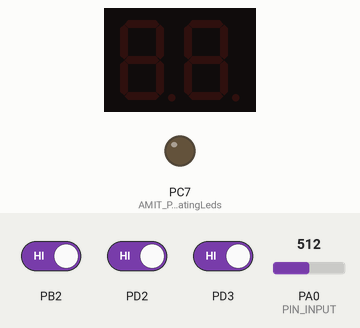
This program was run on a simulated ATmega32, built with avr-gcc and emulated at 16 MHz. Parts: 2-digit seven-segment display, output pins drawn as LEDs (lit = HIGH). Wiring (inferred from the names in the program): BCD to 7-segment decoder: data PA4, PA5, PA6, PA7; 2-digit 7-segment display, segments lit when HIGH: segments Q0, Q1, Q2, Q3, Q4, Q5, Q6; digit selects PB1, PB4. Dashed ring = blinking. The inputs (shaded band) are chosen by the test bench; at power-on: PD2 HIGH, PB2 HIGH, PD3 HIGH, PA0 (PIN_INPUT) = 512. The segment pins are drawn as the display they are named for; pins used as bus, display or sensor lines are not drawn.

Above: at 1.2 s.
1.3 s: PD2 driven LOW
At 2.0 s:
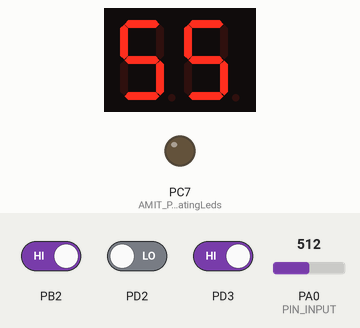
4.3 s: PB2 driven LOW
At 5.9 s:
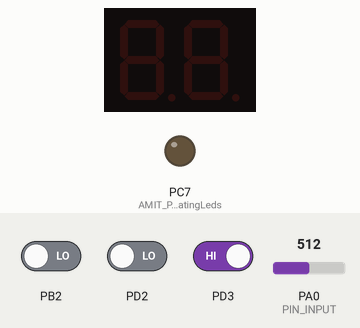
7.3 s: PD3 driven LOW
10.3 s: PA0 (PIN_INPUT) set to 515
At 12.2 s:
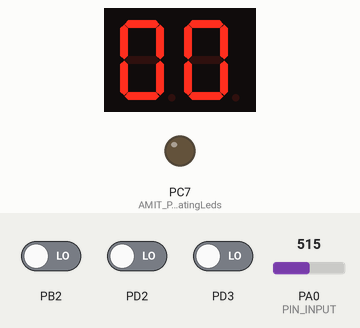
13.3 s: PA0 (PIN_INPUT) set to 511
At 15.9 s:
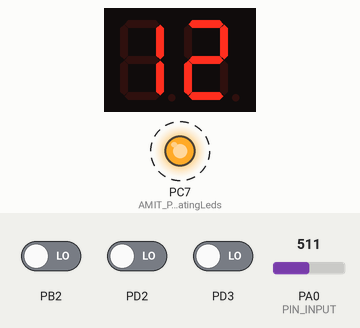
16.3 s: PA0 (PIN_INPUT) set to 306
At 18.2 s:
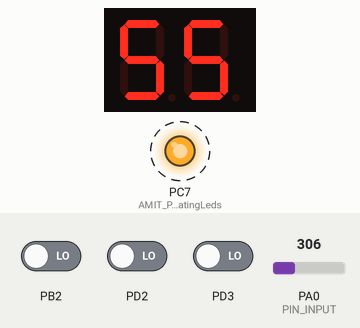
Timing chart, 0 to 20.3 s (numbered marks = the images above; inputs shaded):
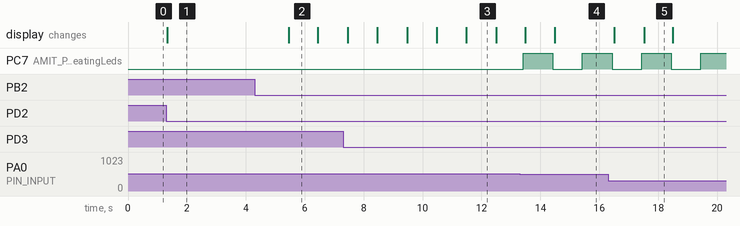

The program:

main.c
```c
/*
 * main.c
 *
 *  Created on: Oct 13, 2021
 *      Author: Lenovo
 */

#include "STD_TYPES.h"
#include "DIO_Interface.h"
#include "SEG_interface.h"
#include "AMIT_Interface.h"
#include "AMIT_Config.h"
#include "ADC_Interface.h"
#include "Timer_Interface.h"
#include "Timer_Config.h"
#include "EXTI_Interface.h"
#include "GIE_Interface.h"
#include "util/delay.h"
#include "Internal_EEPROM_Interface.h"

int main (void)
{
	//Time of 5 seconds
	extern u16 Counter5000;
	//Time of 10 milliseconds,100 milliseconds
	extern u8 Counter10,Counter100;
	extern u8 Button_State_On_Off;
	extern u8 ModeFlag;
	extern u8 GLO_u8EEPROMValue;
	//This variable has the sum and average of the last 10 aanalog reads
	u32 LOC_u32SensorSumValue=0;
	u16 LOC_u16DigitalData=0, LOC_u16AnalogData=0,LOC_16Temperature=0;
	//Time of 1 second
	u16 Counter1000=0;
	u8 SEGFlag=SEG_ON,LEDflag=0;;
	//Cooling Heating LED
	DIO_u8SetPinDirection(DIO_PIN7,DIO_PORTC,PIN_OUTPUT);
	//EXT INT0 is attached to BUTTON2 "ON/OFF"
	DIO_u8SetPinDirection(DIO_PIN2,DIO_PORTD,PIN_INPUT);
	//EXT INT1 is attached to BUTTON1 "UP"
	DIO_u8SetPinDirection(DIO_PIN6,DIO_PORTD,PIN_INPUT);
	//EXT INT2 is attached to BUTTON0 "DOWN"
	DIO_u8SetPinDirection(DIO_PIN0,DIO_PORTB,PIN_INPUT);
	// write the initial set temperature
	InternalEEPROM_voidWrite_Data(SET_TEMPERATURE_LOCATION,INITIAL_SET_TEMPERATURE);
	_delay_ms(10);
	// read the temperature in the EEPROM
	GLO_u8EEPROMValue=InternalEEPROM_u8ReadData(SET_TEMPERATURE_LOCATION);
	//initilaize the ADC and 7 Segments
	SEG_voidInit();
	ADC_voidInit();
	/*external interrupts functions
	 * EXTI_INT0 controls ON/OFF modes
	 * EXTI_INT1 incerement the set temperature
	 * EXTI_INT2 decrease the set temperature
	 */
	EXTI_INT0_voidSetCallBackFunc(&AMIT_Project_voidON_OFF);
	EXTI_INT1_voidSetCallBackFunc(&AMIT_Project_voidUP);
	EXTI_INT2_voidSetCallBackFunc(&AMIT_Project_voidDOWN);

	TIMER0_voidSetCTCValue(TIMER0_CTC);
	Timer0_voidSetCallBack_Function(&AMIT_Project_Timers);
	TIMER0_voidInit();
	//interrupts initilazation for external interrupts
	EXTI_voidINT0_Init();
	EXTI_voidINT1_Init();
	EXTI_voidINT2_Init();
	//enable the global interrupt
	GIE_voidEnable();

	while(1)
	{
		if(Button_State_On_Off==ON_STATE)
		{
			if(ModeFlag==SET_TEMPERATURE_MODE)
			{
				//blinks the seven segments
				SEG_voidSEGBlinker(SEGFlag,&Counter10,GLO_u8EEPROMValue);
				if (Counter100 == 100)// 100 millisecond time
				{
					Counter1000+=Counter100;
					Counter100=0;
				}
				else
				{
					/*Nothing*/
				}
				if (Counter1000 == 1000)//in one second time
				{
					//this flag is used to blink the seven segment every 1 second
					if (SEGFlag == SEG_ON)
					{
						SEGFlag = SEG_OFF;
					}
					else if (SEGFlag == SEG_OFF)
					{
						SEGFlag = SEG_ON;
					}
					else
					{
						/*Nothing*/
					}
					Counter5000 += Counter1000;
					Counter1000 = 0;
				}
				else
				{
					/*Nothing*/
				}
				if (Counter5000 == 5000)// in 5 seconds time
				{
					//write the user's set temperature on the EEPROM
					InternalEEPROM_voidWrite_Data(20,GLO_u8EEPROMValue);
					//Enters the SENSING_TEMPERATURE_MODE
					ModeFlag=SENSING_TEMPERATURE_MODE;
					Counter5000 = 0;
				}
				else
				{
					/*Nothing*/
				}
			}
			else if (ModeFlag==SENSING_TEMPERATURE_MODE)
			{
				//Displays the current water temperature
				SEG_voidSEGViewer(&Counter10, LOC_16Temperature);
				if (Counter100 == 100)// in 100 millisecond time
				{
					//read the temperature every 100 millisecond
					LOC_u16DigitalData=ADC_u16StartConversion(0);
					//get the analog value
					LOC_u16AnalogData = (LOC_u16DigitalData * 5000UL) / 1024;
					//store the reads in LOC_u32SensorSumValue
					LOC_u32SensorSumValue += LOC_u16AnalogData;
					Counter1000 += Counter100;
					Counter100 = 0;
				}
				else
				{
					/*Nothing*/
				}
				if (Counter1000 == 1000)//1 SEC
				{
					//Get the average of the last 10 reads
					LOC_u32SensorSumValue /= 10;
					LOC_16Temperature = LOC_u32SensorSumValue / 10;
					LEDflag = AMIT_Projectu8_TempreatureCompare(LOC_16Temperature, GLO_u8EEPROMValue);
					AMIT_Projectvoid_Cooling_HeatingLeds(LEDflag);
					Counter5000 += Counter1000;
					Counter1000 = 0;
				}
				else
				{
					/*Nothing*/
				}
			}
			else if(ModeFlag==DEFAULT_MODE)
			{   //Show the set temp By Default
				SEG_voidSEGViewer(&Counter10,GLO_u8EEPROMValue);
			}
		}
		else //OFF_State
		{
			ModeFlag=DEFAULT_MODE;
			//DISABLE ALL Displays
			SEG_voidDisableSeg();
			DIO_u8SetPinValue(DIO_PIN7,DIO_PORTC,PIN_LOW);
			//Read the last SET_TEMPERATURE
			GLO_u8EEPROMValue=InternalEEPROM_u8ReadData(SET_TEMPERATURE_LOCATION);
			//ALL TIMERS=0
			Counter10=0;
			Counter100=0;
			Counter1000=0;
			Counter5000=0;
		}
	}
	return 0;
}
```

ADC_Interface.h
```c
/*
 * ADC_Interface.h
 *
 *  Created on: Sep 19, 2021
 *      Author: Lenovo
 */

#ifndef ADC_INTERFACE_H_
#define ADC_INTERFACE_H_

void ADC_voidInit(void);
u16 ADC_u16StartConversion(u8 Copy_u8Channel);
void ADC_voidInit_Interrupt(void);
void ADC_u16StartConversion_Interrupt(u8 Copy_u8Channel);
u16 ADC_u16DigitalRead(void);
void ADC_voidSetCallBack_Function(void (*Copy_voidP_CallBackFun) (void));

#endif /* ADC_INTERFACE_H_ */
```

ADC_Program.c
```c
/*
 * ADC_Program.c
 *
 *  Created on: Sep 19, 2021
 *      Author: Lenovo
 */
#include"STD_TYPES.h"
#include"BIT_MATH.h"
#include"ADC_Private.h"

void(*ADC_CallBackFun)(void);

void ADC_voidInit(void)
{
	/*1-Select Reference Voltage-->  (AVCC)*/
	SET_BIT(ADMUX,6);
	CLR_BIT(ADMUX,7);
	/*2- Select Left or Right Adjust--> (RIGHT Adjust) */
	CLR_BIT(ADMUX,5);
	/*3- Select Prescaler (128)*/
	SET_BIT(ADCSRA,2);
	SET_BIT(ADCSRA,1);
	SET_BIT(ADCSRA,0);
	/*4- ADC Enable*/
	SET_BIT(ADCSRA,7);
}
u16 ADC_u16StartConversion(u8 Copy_u8Channel)
{
	u16 LOC_u16DataValue=0;
	/*Mask the 5 MSB IN the data */
	Copy_u8Channel&=0x07;
	/*MASK The 5 LSB In ADMUX Register */
	ADMUX&=0xE0;
	/*Set your channel*/
	ADMUX|=Copy_u8Channel;
	/*Start Conversion*/
	SET_BIT(ADCSRA,6);
	/*wait ADC Flag until ADC End conversion*/
	while(GET_BIT(ADCSRA,4)==0);
	//LOC_u16DataValue=ADCL|(ADCH<<8);
	LOC_u16DataValue=ADC;
	return LOC_u16DataValue;
}
void ADC_voidInit_Interrupt(void)
{
	/*1-Select Reference Voltage-->  (AVCC)*/
	SET_BIT(ADMUX,6);
	CLR_BIT(ADMUX,7);
	/*2- Select Left or Right Adjust--> (RIGHT Adjust) */
	CLR_BIT(ADMUX,5);
	/*3- Select Prescaler (128)*/
	SET_BIT(ADCSRA,2);
	SET_BIT(ADCSRA,1);
	SET_BIT(ADCSRA,0);
	/*4- ADC Enable*/
	SET_BIT(ADCSRA,7);
	/*ADC Interrupt Enable*/
	SET_BIT(ADCSRA,3);
}
void ADC_u16StartConversion_Interrupt(u8 Copy_u8Channel)
{
	/*Mask the 5 MSB IN the data */
	Copy_u8Channel&=0x07;
	/*MASK The 5 LSB In ADMUX Register */
	ADMUX&=0xE0;
	/*Set your channel*/
	ADMUX|=Copy_u8Channel;
	/*Start Conversion*/
	SET_BIT(ADCSRA,6);
}
u16 ADC_u16DigitalRead(void)
{
	return ADC;
}
void ADC_voidSetCallBack_Function(void (*Copy_voidP_CallBackFun) (void))
{
	ADC_CallBackFun=Copy_voidP_CallBackFun;
}

void __vector_16(void)	__attribute__((signal));
void __vector_16(void)
{
	ADC_CallBackFun();
}
```

AMIT_Interface.h
```c
/*
 * AMIT_Interface.h
 *
 *  Created on: Oct 14, 2021
 *      Author: Lenovo
 */

#ifndef AMIT_INTERFACE_H_
#define AMIT_INTERFACE_H_

#define COOLING		1
#define HEATING		2

#define SET_TEMPERATURE_MODE		0
#define SENSING_TEMPERATURE_MODE	1
#define DEFAULT_MODE				2

#define OFF_STATE	0
#define ON_STATE	1

#define UP_STATE	0
#define DOWN_STATE	1

void AMIT_Project_voidON_OFF(void);
/* to use this function you will need these variable
 * extern u8 Button_State_On_Off;
 */
void AMIT_Project_voidUP(void);
/* to use this function you will need these variable
 * extern u8 ModeFlag;
 * extern u8 GLO_u8EEPROMValue;
 */
void AMIT_Project_voidDOWN(void);
/* to use this function you will need these variable
 * extern u8 ModeFlag;
 * extern u8 GLO_u8EEPROMValue;
 */
void AMIT_Project_Timers(void);
/* to use this function you will need these variables
 * extern u16 Counter5000;
 * extern u8 Counter10,Counter100;
 */
void AMIT_Projectvoid_Cooling_HeatingLeds(u8 Copy_u8Flag);
u8 AMIT_Projectu8_TempreatureCompare(u8 Copy_u8SensorTempreature,u8 Copy_u8SetTempreature);


#endif /* AMIT_INTERFACE_H_ */
```

AMIT_Program.c
```c
/*
 * AMIT_Program.c
 *
 *  Created on: Oct 13, 2021
 *      Author: Lenovo
 */
#include "STD_TYPES.h"
#include "DIO_Interface.h"
#include "SEG_interface.h"
#include "AMIT_Interface.h"
#include "util/delay.h"

u16 Counter5000=0;
u8 Counter10=0,Counter100=0;

u8 Button_State_On_Off=OFF_STATE;
u8 ModeFlag=DEFAULT_MODE;

u8 GLO_u8EEPROMValue;
//this function controls the onn and off states
void AMIT_Project_voidON_OFF(void)
	{
	 if(Button_State_On_Off==OFF_STATE)
	 {
		Button_State_On_Off=ON_STATE;
	 }
	 else if(Button_State_On_Off==ON_STATE)
	 {
		 Button_State_On_Off=OFF_STATE;
	 }
	 else
	 {
		 /* NOTHING */
	 }
}
//this functions is used to increment the set temperature
void AMIT_Project_voidUP(void)
{
	//enters the SET_TEMPERATURE_MODE
	if(ModeFlag==DEFAULT_MODE)
	{
		 ModeFlag=SET_TEMPERATURE_MODE;
	}
	else if(ModeFlag==SET_TEMPERATURE_MODE   &&   GLO_u8EEPROMValue<75)//Min TEMP
	{
		//increment the set temperature
		GLO_u8EEPROMValue+=5;
	}
	else
	{
		/* NOTHING */
	}
	Counter5000=0;
}
void AMIT_Project_voidDOWN(void)
{
	if(ModeFlag==DEFAULT_MODE)
	{
		//enters the SET_TEMPERATURE_MODE
		ModeFlag=SET_TEMPERATURE_MODE;
	}
	else if(ModeFlag==SET_TEMPERATURE_MODE   &&   GLO_u8EEPROMValue>35)//Min TEMP
	{
		//decrement the set temperature
		GLO_u8EEPROMValue-=5;
	}
	else
	{
		/* NOTHING */
	}
	Counter5000=0;
}
void AMIT_Project_Timers(void)
{
	//the timers starts counting
	Counter10++;
	Counter100++;
}
void AMIT_Projectvoid_Cooling_HeatingLeds(u8 Copy_u8Flag)
{
	//if we need to cool the water
	if (Copy_u8Flag == COOLING) //Cooling
	{
		//Set the LED
		DIO_u8SetPinValue(DIO_PIN7, DIO_PORTC, PIN_HIGH);
	}
	//if we need to heat the water
	else if (Copy_u8Flag == HEATING) //Heating
	{
		//toggle the LED
		DIO_u8TogglePinValue(DIO_PIN7, DIO_PORTC);
	}
	else
	{
		/*Nothing*/
	}
}
u8 AMIT_Projectu8_TempreatureCompare(u8 Copy_u8SensorTempreature,u8 Copy_u8SetTempreature)
{
	u8 flag;
	// if the water is hotter than the needed temperature
	if(Copy_u8SensorTempreature>=(Copy_u8SetTempreature+5))
	{
		flag=COOLING;//Cooling
	}
	// if the water is colder than the needed temperature
	else if (Copy_u8SensorTempreature<=(Copy_u8SetTempreature-5))
	{
		flag=HEATING;//Heating
	}
	else
	{
		flag=0;//the water temp is close to the set temp +-5
	}
	return flag;
}
```

EXTI_Interface.h
```c
/*
 * EXTI_Interface.h
 *
 *  Created on: Sep 12, 2021
 *      Author: gerges
 */

#ifndef EXTI_INTERFACE_H_
#define EXTI_INTERFACE_H_

void EXTI_voidINT0_Init(void);
void EXTI_voidINT1_Init(void);
void EXTI_voidINT2_Init(void);

void EXTI_INT0_voidSetCallBackFunc (void(*Copy_voidP_CallBackFunc) (void));
void EXTI_INT1_voidSetCallBackFunc (void(*Copy_voidP_CallBackFunc) (void));
void EXTI_INT2_voidSetCallBackFunc (void(*Copy_voidP_CallBackFunc) (void));

#endif /* EXTI_INTERFACE_H_ */
```

EXTI_Program.c
```c
/*
 * EXTI_Program.c
 *
 *  Created on: Sep 12, 2021
 *      Author: gerges
 */


#include"STD_TYPES.h"
#include"BIT_MATH.h"
#include"EXTI_Private.h"


void (*EXTI_INT0_CallBackFun)(void);
void (*EXTI_INT1_CallBackFun)(void);
void (*EXTI_INT2_CallBackFun)(void);


void EXTI_voidINT0_Init(void)
{
	/*select Sense Control (Falling edge)*/
	SET_BIT(MCUCR,1);
	CLR_BIT(MCUCR,0);
	/*Enable PIE INT0*/
	SET_BIT(GICR,6);
}
void EXTI_voidINT1_Init(void)
{
	/*select Sense Control (Falling edge)*/
	CLR_BIT(MCUCR,2);
	SET_BIT(MCUCR,3);
	/*Enable PIE INT1*/
	SET_BIT(GICR,7);

}
void EXTI_voidINT2_Init(void)
{
	/*select Sense Control (Falling edge)*/
	CLR_BIT(MCUCSR,6);
	/*Enable PIE INT2*/
	SET_BIT(GICR,5);
}


void EXTI_INT0_voidSetCallBackFunc(void(*Copy_voidP_CallBackFunc) (void))
{
	EXTI_INT0_CallBackFun=Copy_voidP_CallBackFunc;
}
void EXTI_INT1_voidSetCallBackFunc (void(*Copy_voidP_CallBackFunc) (void))
{
	EXTI_INT1_CallBackFun=Copy_voidP_CallBackFunc;
}
void EXTI_INT2_voidSetCallBackFunc (void(*Copy_voidP_CallBackFunc) (void))
{
	EXTI_INT2_CallBackFun=Copy_voidP_CallBackFunc;
}

void __vector_1(void)	__attribute__((signal));
void __vector_1(void)
{
	EXTI_INT0_CallBackFun();
}
void __vector_2(void)	__attribute__((signal));
void __vector_2(void)
{
	EXTI_INT1_CallBackFun();
}
void __vector_3(void)	__attribute__((signal));
void __vector_3(void)
{
	EXTI_INT2_CallBackFun();
}
```

GIE_Interface.h
```c
/*
 * GIE_Interface.h
 *
 *  Created on: Sep 14, 2021
 *      Author: Lenovo
 */

#ifndef GIE_INTERFACE_H_
#define GIE_INTERFACE_H_

void GIE_voidEnable(void);

void GIE_voidDisable(void);

#endif /* GIE_INTERFACE_H_ */
```

GIE_Program.c
```c
/*
 * GIE_Program.c
 *
 *  Created on: Sep 14, 2021
 *      Author: gerges
 */


#include"STD_TYPES.h"
#include"BIT_MATH.h"
#include"GIE_Private.h"

void GIE_voidEnable(void)
{
	/*Enable Global interrupt */
	SET_BIT(SREG,7);
}
void GIE_voidDisable(void)
{
	/*Disable Global interrupt */
	CLR_BIT(SREG,7);
}
```

Internal_EEPROM_Interface.h
```c
/*
 * EEPROM_Interface.h
 *
 *  Created on: Oct 10, 2021
 *      Author: Lenovo
 */

#ifndef INTERNAL_EEPROM_INTERFACE_H_
#define INTERNAL_EEPROM_INTERFACE_H_

void InternalEEPROM_voidWrite_Data(u16 Copy_u16LocationAddress, u8 Copy_u8Data);
u8 InternalEEPROM_u8ReadData(u16 Copy_u16LocationAddress);
void Internal_EEPROM_SET_CallbackFunction(void(*Copy_P_Fun_CallbackFunction)(void));

#endif /* INTERNAL_EEPROM_INTERFACE_H_ */
```

Internal_EEPROM_Program.c
```c
/*
 * EEPROM_Program.c
 *
 *  Created on: Oct 10, 2021
 *      Author: Lenovo
 */

#include "STD_TYPES.h"
#include "BIT_MATH.h"
#include "util/delay.h"
#include "Internal_EEPROM_Private.h"

///*Internal EEPROM*/
void(*Internal_EEPROM_CallbackFunction)(void);

void InternalEEPROM_voidWrite_Data(u16 Copy_u16LocationAddress, u8 Copy_u8Data)
{
	//wait until EEWE=0 POOL
	while(GET_BIT(EECR,1)!=0);
	//wait spmen in spmcr =0
	while(GET_BIT(SPMCR,0)!=0);
	//write new address EEAR
	EEAR=Copy_u16LocationAddress;
	//write new data EEDR
	EEDR=Copy_u8Data;
	//write one to EEMWE
	SET_BIT(EECR,2);
	//after setting EEMWE SET EEWE within four clock cycles
	SET_BIT(EECR,1);
}
u8 InternalEEPROM_u8ReadData(u16 Copy_u16LocationAddress)
{
	////wait until EEWE=0 POOL
	while(GET_BIT(EECR,1)!=0);
	//SET ADDRESS
	EEAR=Copy_u16LocationAddress;
	//START EEPROM READ SET EERE
	SET_BIT(EECR,0);
	//EECR|=(1<<0);
	//RETURN DATA
	return EEDR;
}
void Internal_EEPROM_SET_CallbackFunction(void(*Copy_P_Fun_CallbackFunction)(void))
{
	Internal_EEPROM_CallbackFunction=Copy_P_Fun_CallbackFunction;
}
void __vector_18 (void) __attribute__((signal));
void __vector_18 (void)
{
	Internal_EEPROM_CallbackFunction();
}
```

SEG_interface.h
```c
/*
 * SEG_interface.h
 *
 *  Created on: Sep 24, 2021
 *      Author: Lenovo
 */

#ifndef SEG_INTERFACE_H_
#define SEG_INTERFACE_H_

#define LEFT_SEG	0
#define RIGHT_SEG	1
#define BOTH_SEG	2

#define SEG_ON		0
#define SEG_OFF		1

void SEG_voidInit(void);

u8 SEG_voidSegDisplay(u8 Copy_u8SegPosition,u8 Copy_u8SegValue);
void SEG_voidSEGViewer(u8* P_u8Counter,u8 Copy_u8Value);
void SEG_voidDisableSeg(void);
void SEG_voidSEGBlinker(u8 Flag ,u8* P_u8Counter,u8 Copy_u8Value);


#endif /* SEG_INTERFACE_H_ */
```

Timer_Interface.h
```c
/*
 * Timer_Interface.h
 *
 *  Created on: Sep 19, 2021
 *      Author: Lenovo
 */

#ifndef TIMER_INTERFACE_H_
#define TIMER_INTERFACE_H_


void Wu8DT_voidEnable(void);
void Wu8DT_voidSleep(void);
void Wu8DT_voidDisable(void);


void TIMER0_voidInit(void);
void TIMER0_voidSetPreloadValue(u8 Copy_u8Preload);
void TIMER0_voidSetCTCValue(u8 Copy_u8CTCValue);

void TIMER1_voidInit(void);


void TIMER2_voidInit(void);
void TIMER2_voidSetPreloadValue(u8 Copy_u8Preload);
void TIMER2_voidSetCTCValue(u8 Copy_u8CTCValue);

#endif /* TIMER_INTERFACE_H_ */
```

AMIT_Config.h
```c
/*
 * AMIT_Config.h
 *
 *  Created on: Oct 14, 2021
 *      Author: Lenovo
 */

#ifndef AMIT_CONFIG_H_
#define AMIT_CONFIG_H_

#define SET_TEMPERATURE_LOCATION	20
#define INITIAL_SET_TEMPERATURE		60

#endif /* AMIT_CONFIG_H_ */
```

SEG_Config.h
```c
/*
 * 7SEG_Config.h
 *
 *  Created on: Sep 22, 2021
 *      Author: Lenovo
 */

#ifndef SEG_CONFIG_H_
#define SEG_CONFIG_H_

#define ENABLE_PORT		DIO_PORTB
#define ENABLE_1_PIN	DIO_PIN1
#define ENABLE_2_PIN	DIO_PIN4
#define DATA_PORT		DIO_PORTA
#define DATA_A_PIN		DIO_PIN4
#define DATA_B_PIN		DIO_PIN5
#define DATA_C_PIN		DIO_PIN6
#define DATA_D_PIN		DIO_PIN7


#endif /* 7SEG_CONFIG_H_ */
```

ADC_Private.h
```c
/*
 * ADC_Private.h
 *
 *  Created on: Sep 19, 2021
 *      Author: Lenovo
 */

#ifndef ADC_PRIVATE_H_
#define ADC_PRIVATE_H_

#define ADMUX *((volatile u8*)0x27)
#define ADCSRA *((volatile u8*)0x26)

/* Bdl mt3ml ADCL ADCH w t3ml l 7war aly fl program.c */
#define ADC *((volatile u16*)0x24)

#define SFIOR *((volatile u8*)0x50)
#endif /* ADC_PRIVATE_H_ */
```

BIT_MATH.h
```c
#ifndef BIT_MATH_H_
#define BIT_MATH_H_

#define SET_BIT(VAR,BIT_NO)			((VAR)|=(1<<(BIT_NO)))
#define CLR_BIT(VAR,BIT_NO)			((VAR) &= (~(1<<(BIT_NO))))
#define TOGGLE_BIT(VAR,BIT_NO)		((VAR) ^= (1<<(BIT_NO)))
#define GET_BIT(VAR,BIT_NO)			(((VAR)>>(BIT_NO))&1)

#endif
```

DIO_Interface.h
```c
/*
 * DIO_Interface.h
 *
 *  Created on: Sep 5, 2021
 *      Author: gerges
 */

#ifndef DIO_INTERFACE_H_
#define DIO_INTERFACE_H_

#define PIN_INPUT  0
#define PIN_OUTPUT 1

#define PORT_INPUT   0
#define PORT_OUTPUT 255

#define DIO_PORTA  0
#define DIO_PORTB  1
#define DIO_PORTC  2
#define DIO_PORTD  3

#define PIN_HIGH   1
#define PIN_LOW    0

enum{
	DIO_PIN0,
	DIO_PIN1,
	DIO_PIN2,
	DIO_PIN3,
	DIO_PIN4,
	DIO_PIN5,
	DIO_PIN6,
	DIO_PIN7
}Pin_Number;

u8 DIO_u8SetPinDirection(u8 Copy_u8PinNumber,u8 Copy_u8PortNumber,u8 Copy_u8PinDirection);
u8 DIO_u8SetPinValue(u8 Copy_u8PinNumber,u8 Copy_u8PortNumber,u8 Copy_u8PinValue);

u8 DIO_u8GetPinValue(u8 Copy_u8PinNumber,u8 Copy_u8PortNumber,u8* Copy_u8PinValue);
u8 DIO_u8TogglePinValue(u8 Copy_u8PinNumber,u8 Copy_u8PortNumber);

void DIO_u8SetPortDirection(u8 Copy_u8PortNumber,u8 Copy_u8PortDirection);
void DIO_u8SetPortValue(u8 Copy_u8PortNumber,u8 Copy_u8PortValue);

void DIO_u8Set4MSB_BitsValue(u8 Copy_u8PortNumber,u8 Copy_u8PortValue);


#endif /* DIO_INTERFACE_H_ */
```

DIO_Private.h
```c
/*
 * DIO_Private.h
 *
 *  Created on: Sep 5, 2021
 *      Author: gerges
 */

#ifndef DIO_PRIVATE_H_
#define DIO_PRIVATE_H_

#define PORTA  *((volatile u8*)0x3B)
#define DDRA   *((volatile u8*)0x3A)
#define PINA   *((volatile u8*)0x39)

#define PORTB  *((volatile u8*)0x38)
#define DDRB   *((volatile u8*)0x37)
#define PINB   *((volatile u8*)0x36)

#define PORTC  *((volatile u8*)0x35)
#define DDRC   *((volatile u8*)0x34)
#define PINC   *((volatile u8*)0x33)

#define PORTD  *((volatile u8*)0x32)
#define DDRD   *((volatile u8*)0x31)
#define PIND   *((volatile u8*)0x30)


#endif /* DIO_PRIVATE_H_ */
```

Source omitted: SEG_Program.c (4639 bytes), Timer_Program.c (4364 bytes), Timer_Config.h (3384 bytes), DIO_Program.c (4428 bytes), EXTI_Private.h (321 bytes), GIE_Private.h (194 bytes), Internal_EEPROM_Private.h (448 bytes), STD_TYPES.h (596 bytes), Timer_Private.h (2959 bytes)

Measured:
- after the input at 1.3 s, the display: changes at once (image 1)
- after the input at 4.3 s, the display: changes after 1.2 s (image 2)
- after the input at 10.3 s, PC7 (AMIT_Projectvoid_Cooling_HeatingLeds): stays LOW (without the input it goes to HIGH after 2.1 s)
- after the input at 16.3 s, the display: first changes after 0.20 s (image 5 shows a later state)
- what the display in image 2 shows lasts 0.9 s, from 5.5 s to 6.4 s
